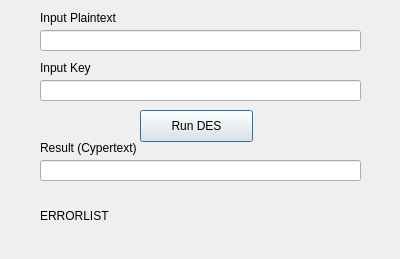
<?xml version="1.0" encoding="UTF-8"?>
<ui version="4.0">
 <class>Dialog</class>
 <widget class="QDialog" name="Dialog">
  <property name="geometry">
   <rect>
    <x>0</x>
    <y>0</y>
    <width>400</width>
    <height>259</height>
   </rect>
  </property>
  <property name="windowTitle">
   <string>Dialog</string>
  </property>
  <widget class="QLabel" name="label">
   <property name="geometry">
    <rect>
     <x>40</x>
     <y>10</y>
     <width>191</width>
     <height>16</height>
    </rect>
   </property>
   <property name="text">
    <string>Input Plaintext</string>
   </property>
  </widget>
  <widget class="QLineEdit" name="plainEdit">
   <property name="geometry">
    <rect>
     <x>40</x>
     <y>30</y>
     <width>321</width>
     <height>21</height>
    </rect>
   </property>
  </widget>
  <widget class="QLabel" name="label_2">
   <property name="geometry">
    <rect>
     <x>40</x>
     <y>60</y>
     <width>121</width>
     <height>16</height>
    </rect>
   </property>
   <property name="text">
    <string>Input Key</string>
   </property>
  </widget>
  <widget class="QLineEdit" name="keyEdit">
   <property name="geometry">
    <rect>
     <x>40</x>
     <y>80</y>
     <width>321</width>
     <height>21</height>
    </rect>
   </property>
  </widget>
  <widget class="QLabel" name="label_3">
   <property name="geometry">
    <rect>
     <x>40</x>
     <y>140</y>
     <width>161</width>
     <height>16</height>
    </rect>
   </property>
   <property name="text">
    <string>Result (Cypertext)</string>
   </property>
  </widget>
  <widget class="QLineEdit" name="resultEdit">
   <property name="geometry">
    <rect>
     <x>40</x>
     <y>160</y>
     <width>321</width>
     <height>21</height>
    </rect>
   </property>
  </widget>
  <widget class="QPushButton" name="runButton">
   <property name="geometry">
    <rect>
     <x>140</x>
     <y>110</y>
     <width>113</width>
     <height>32</height>
    </rect>
   </property>
   <property name="text">
    <string>Run DES</string>
   </property>
  </widget>
  <widget class="QLabel" name="label_4">
   <property name="geometry">
    <rect>
     <x>40</x>
     <y>190</y>
     <width>321</width>
     <height>51</height>
    </rect>
   </property>
   <property name="text">
    <string>ERRORLIST</string>
   </property>
  </widget>
 </widget>
 <resources/>
 <connections>
  <connection>
   <sender>runButton</sender>
   <signal>clicked()</signal>
   <receiver>Dialog</receiver>
   <slot>slotOne()</slot>
   <hints>
    <hint type="sourcelabel">
     <x>207</x>
     <y>124</y>
    </hint>
    <hint type="destinationlabel">
     <x>289</x>
     <y>126</y>
    </hint>
   </hints>
  </connection>
 </connections>
 <slots>
  <slot>slotOne()</slot>
 </slots>
</ui>
